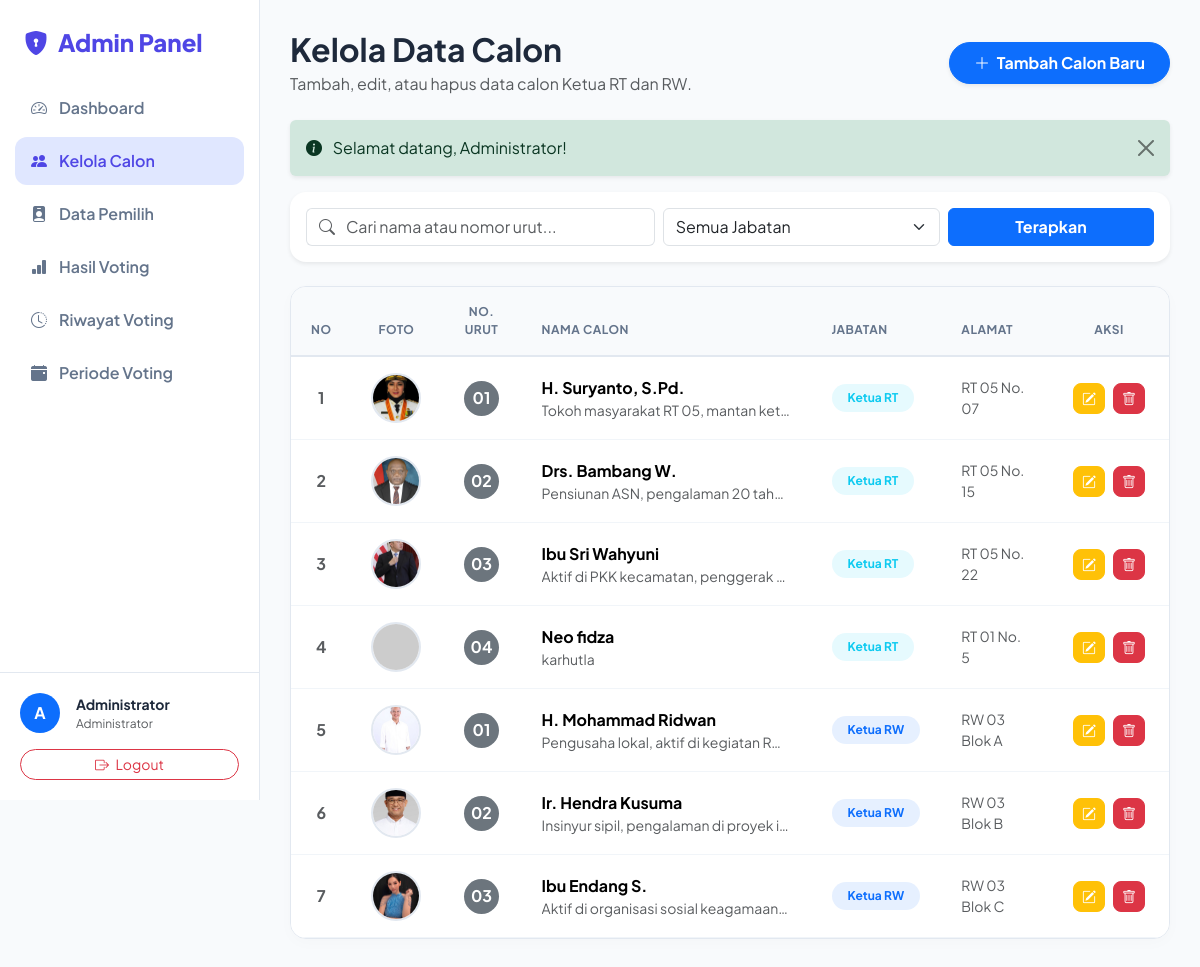
/vote_suara/admin/calon.php (signed in), run on the app's committed database.
### tables this page shows
CREATE TABLE `calon` (
  `id` int(11) NOT NULL,
  `nomor_urut` varchar(10) NOT NULL,
  `nama` varchar(100) NOT NULL,
  `jabatan` enum('Ketua RT','Ketua RW') NOT NULL,
  `foto` varchar(255) DEFAULT NULL,
  `alamat` varchar(150) DEFAULT NULL,
  `visi` text DEFAULT NULL,
  `misi` text DEFAULT NULL,
  `program_kerja` text DEFAULT NULL,
  `deskripsi` text DEFAULT NULL,
  `created_at` datetime NOT NULL DEFAULT current_timestamp()
);

### vote_suara/config/koneksi.php (called while the page is built, shortened)
<?php
function getFlash(): ?array {
    if (!empty($_SESSION['flash'])) {
        $f = $_SESSION['flash'];
        return $f;
    }
    return null;
}
function e(?string $str): string {
    return htmlspecialchars((string)$str, ENT_QUOTES, 'UTF-8');
}

### vote_suara/admin/calon.php (the view, shortened to what this page needs)
<?php
require_once __DIR__ . '/../config/koneksi.php';
$search = isset($_GET['search']) ? trim($_GET['search']) : '';
$sql = "SELECT * FROM calon WHERE 1=1";
$params = [];
$sql .= " ORDER BY jabatan ASC, nomor_urut ASC";
$stmt = $pdo->prepare($sql);
$stmt->execute($params);
$daftar_calon = $stmt->fetchAll();
?>
<!DOCTYPE html>
<html lang="id">
<head>
    <link href="https://cdn.jsdelivr.net/npm/bootstrap@5.3.3/dist/css/bootstrap.min.css" rel="stylesheet">
    <link rel="stylesheet" href="https://cdn.jsdelivr.net/npm/bootstrap-icons@1.11.3/font/bootstrap-icons.min.css">
</head>
<body>
    <div class="sidebar" id="sidebar">
        <a href="<?= BASE_URL ?>/admin/dashboard.php" class="sidebar-brand">
            <i class="bi bi-shield-lock-fill"></i> Admin Panel
        </a>
        <ul class="sidebar-menu">
            <li><a href="<?= BASE_URL ?>/admin/dashboard.php"><i class="bi bi-speedometer2"></i> Dashboard</a></li>
            <li><a href="<?= BASE_URL ?>/admin/calon.php" class="active"><i class="bi bi-people-fill"></i> Kelola Calon</a></li>
            <li><a href="<?= BASE_URL ?>/admin/pemilih.php"><i class="bi bi-person-badge-fill"></i> Data Pemilih</a></li>
            <li><a href="<?= BASE_URL ?>/admin/hasil-voting.php"><i class="bi bi-bar-chart-fill"></i> Hasil Voting</a></li>
            <li><a href="<?= BASE_URL ?>/admin/riwayat-voting.php"><i class="bi bi-clock-history"></i> Riwayat Voting</a></li>
            <li><a href="<?= BASE_URL ?>/admin/periode.php"><i class="bi bi-calendar-event-fill"></i> Periode Voting</a></li>
        </ul>
        <div class="sidebar-footer">
            <div class="d-flex align-items-center gap-3 mb-3">
                <div class="bg-primary text-white rounded-circle d-flex align-items-center justify-content-center fw-bold" style="width: 40px; height: 40px;">
                    <?= strtoupper(substr($_SESSION['nama'], 0, 1)) ?>
                </div>
                <div>
                    <div class="fw-bold small"><?= e($_SESSION['nama']) ?></div>
                    <div class="text-muted" style="font-size: 0.75rem;">Administrator</div>
                </div>
            </div>
            <a href="<?= BASE_URL ?>/auth/logout.php" class="btn btn-outline-danger w-100 btn-sm rounded-pill" onclick="return confirm('Yakin ingin logout?')">
                <i class="bi bi-box-arrow-right me-1"></i> Logout
            </a>
        </div>
    </div>
    <div class="main-content">
        <div class="d-flex flex-column flex-md-row justify-content-between align-items-md-center mb-4 gap-3">
            <div>
                <h2 class="fw-bold mb-1">Kelola Data Calon</h2>
                <p class="text-muted mb-0">Tambah, edit, atau hapus data calon Ketua RT dan RW.</p>
            </div>
            <a href="<?= BASE_URL ?>/admin/tambah-calon.php" class="btn btn-primary rounded-pill px-4 py-2 fw-bold shadow-sm">
                <i class="bi bi-plus-lg me-1"></i> Tambah Calon Baru
            </a>
        </div>
        <?php if ($flash = getFlash()): ?>
            <div class="alert alert-<?= $flash['type'] ?> alert-dismissible fade show shadow-sm border-0" role="alert">
                <i class="bi bi-info-circle-fill me-2"></i> <?= e($flash['message']) ?>
                <button type="button" class="btn-close" data-bs-dismiss="alert"></button>
            </div>
        <?php endif; ?>
        <div class="card border-0 shadow-sm rounded-4 mb-4">
            <div class="card-body p-3">
                <form method="GET" class="row g-2 align-items-center">
                    <div class="col-md-5">
                        <div class="input-group">
                            <span class="input-group-text bg-white border-end-0"><i class="bi bi-search text-muted"></i></span>
                            <input type="text" name="search" class="form-control border-start-0 ps-0" placeholder="Cari nama atau nomor urut..." value="<?= e($search) ?>">
                        </div>
                    </div>
                    <div class="col-md-4">
                        <select name="jabatan" class="form-select">
                            <option value="">Semua Jabatan</option>
                        </select>
                    </div>
                    <div class="col-md-3 d-flex gap-2">
                        <button type="submit" class="btn btn-primary w-100 fw-bold">Terapkan</button>
                    </div>
                </form>
            </div>
        </div>
        <div class="table-responsive table-custom">
            <table class="table mb-0">
                <thead>
                    <tr>
                        <th width="5%" class="text-center">No</th>
                        <th width="10%" class="text-center">Foto</th>
                        <th width="10%" class="text-center">No. Urut</th>
                        <th width="30%">Nama Calon</th>
                        <th width="15%">Jabatan</th>
                        <th width="15%">Alamat</th>
                        <th width="15%" class="text-center">Aksi</th>
                    </tr>
                </thead>
                <tbody>
                    <?php if (empty($daftar_calon)): ?>
                        <tr>
                            <td colspan="7" class="text-center py-5 text-muted">
                                <i class="bi bi-inbox fs-1 d-block mb-2"></i>
                                Tidak ada data calon yang ditemukan.
                            </td>
                        </tr>
                    <?php else: ?>
                        <?php foreach ($daftar_calon as $index => $row): ?>
                            <tr>
                                <td class="text-center fw-bold text-muted"><?= $index + 1 ?></td>
                                <td class="text-center">
                                    <?php
                                        $foto = (!empty($row['foto']) && file_exists(__DIR__ . '/../images/' . $row['foto']))
                                            ? BASE_URL . '/images/' . $row['foto']
                                            : 'https://ui-avatars.com/api/?name=' . urlencode($row['nama']) . '&background=e2e8f0&color=64748b';
                                    ?>
                                    <img src="<?= $foto ?>" alt="Foto" class="avatar-table">
                                </td>
                                <td class="text-center">
                                    <span class="badge bg-secondary fs-6 rounded-circle p-2" style="width: 35px; height: 35px; display: inline-flex; align-items: center; justify-content: center;">
                                        <?= e($row['nomor_urut']) ?>
                                    </span>
                                </td>
                                <td>
                                    <div class="fw-bold"><?= e($row['nama']) ?></div>
                                    <div class="text-muted small text-truncate" style="max-width: 250px;"><?= e($row['deskripsi']) ?></div>
                                </td>
                                <td>
                                    <span class="badge <?= $row['jabatan'] === 'Ketua RT' ? 'bg-info bg-opacity-10 text-info' : 'bg-primary bg-opacity-10 text-primary' ?> px-3 py-2 rounded-pill fw-bold">
                                        <?= e($row['jabatan']) ?>
                                    </span>
                                </td>
                                <td class="text-muted small"><?= e($row['alamat']) ?></td>
                                <td class="text-center">
                                    <div class="d-flex justify-content-center gap-2">
                                        <a href="<?= BASE_URL ?>/admin/edit-calon.php?id=<?= $row['id'] ?>" class="btn btn-sm btn-warning text-white rounded-3" title="Edit">
                                            <i class="bi bi-pencil-square"></i>
                                        </a>
                                        <a href="<?= BASE_URL ?>/admin/hapus-calon.php?id=<?= $row['id'] ?>" class="btn btn-sm btn-danger rounded-3" onclick="return confirm('Apakah Anda yakin ingin menghapus calon ini?\n\nSemua suara yang masuk untuk calon ini juga akan terhapus.')" title="Hapus">
                                            <i class="bi bi-trash"></i>
                                        </a>
                                    </div>
                                </td>
                            </tr>
                        <?php endforeach; ?>
                    <?php endif; ?>
                </tbody>
            </table>
        </div>
    </div>
</body>
</html>

### vote_suara/admin/calon.php (style rules this page uses)
:root { --primary-color: #4f46e5; --dark-color: #1e293b; --light-bg: #f8fafc; --sidebar-width: 260px; }
body { font-family: 'Plus Jakarta Sans', sans-serif; background-color: var(--light-bg); color: var(--dark-color); overflow-x: hidden; }
.sidebar { width: var(--sidebar-width); height: 100vh; position: fixed; top: 0; left: 0; background: white; border-right: 1px solid #e2e8f0; z-index: 1000; display: flex; flex-direction: column; transition: all 0.3s; }
.sidebar-brand { padding: 24px; font-size: 1.5rem; font-weight: 800; color: var(--primary-color); text-decoration: none; display: flex; align-items: center; gap: 10px; }
.sidebar-menu { padding: 0 15px; list-style: none; flex-grow: 1; overflow-y: auto; }
.sidebar-menu li { margin-bottom: 5px; }
.sidebar-menu a { display: flex; align-items: center; gap: 12px; padding: 12px 16px; color: #64748b; text-decoration: none; border-radius: 12px; font-weight: 600; transition: all 0.2s; }
.sidebar-menu a:hover, .sidebar-menu a.active { background: #e0e7ff; color: var(--primary-color); }
.sidebar-footer { padding: 20px; border-top: 1px solid #e2e8f0; }
.main-content { margin-left: var(--sidebar-width); padding: 30px; min-height: 100vh; }
.table-custom { background: white; border-radius: 16px; overflow: hidden; box-shadow: 0 4px 15px rgba(0,0,0,0.02); border: 1px solid #e2e8f0; }
.table-custom th { background: #f8fafc; color: #64748b; font-weight: 700; text-transform: uppercase; font-size: 0.75rem; letter-spacing: 0.5px; padding: 16px 20px; border-bottom: 2px solid #e2e8f0; }
.table-custom td { padding: 16px 20px; vertical-align: middle; border-bottom: 1px solid #f1f5f9; }
.avatar-table { width: 50px; height: 50px; border-radius: 50%; object-fit: cover; border: 2px solid #e2e8f0; }

### data on the page
calon: foto (picture), nomor_urut "01", nama "H. Suryanto, S.Pd.", deskripsi "Tokoh masyarakat RT 05, mantan ket…", jabatan "Ketua RT", alamat "RT 05 No. 07"
calon: foto (picture), nomor_urut "02", nama "Drs. Bambang W.", deskripsi "Pensiunan ASN, pengalaman 20 tah…", jabatan "Ketua RT", alamat "RT 05 No. 15"
calon: foto (picture), nomor_urut "03", nama "Ibu Sri Wahyuni", deskripsi "Aktif di PKK kecamatan, penggerak…", jabatan "Ketua RT", alamat "RT 05 No. 22"
calon: nomor_urut "04", nama "Neo fidza", deskripsi "karhutla", jabatan "Ketua RT", alamat "RT 01 No. 5"
calon: foto (picture), nomor_urut "01", nama "H. Mohammad Ridwan", deskripsi "Pengusaha lokal, aktif di kegiatan R…", jabatan "Ketua RW", alamat "RW 03 Blok A"
calon: foto (picture), nomor_urut "02", nama "Ir. Hendra Kusuma", deskripsi "Insinyur sipil, pengalaman di proyek i…", jabatan "Ketua RW", alamat "RW 03 Blok B"
calon: foto (picture), nomor_urut "03", nama "Ibu Endang S.", deskripsi "Aktif di organisasi sosial keagamaan…", jabatan "Ketua RW", alamat "RW 03 Blok C"

### other printed values
substr($_SESSION['nama'], 0, 1) "A"
$_SESSION['nama'] "Administrator"
$flash['message'] "Selamat datang, Administrator!"
